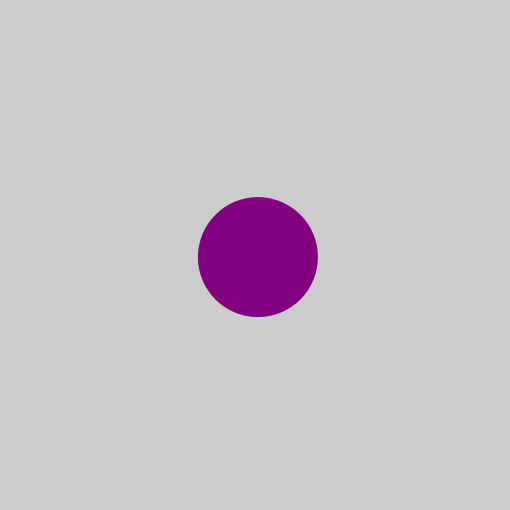
Frame 1 (no input)
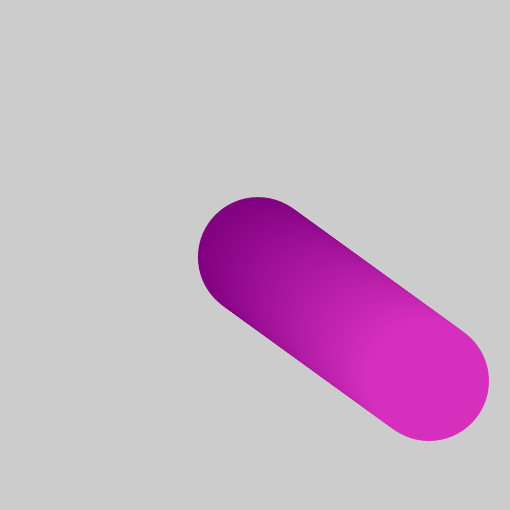
Frame 60 (the mouse pressed at the canvas centre just before this capture)
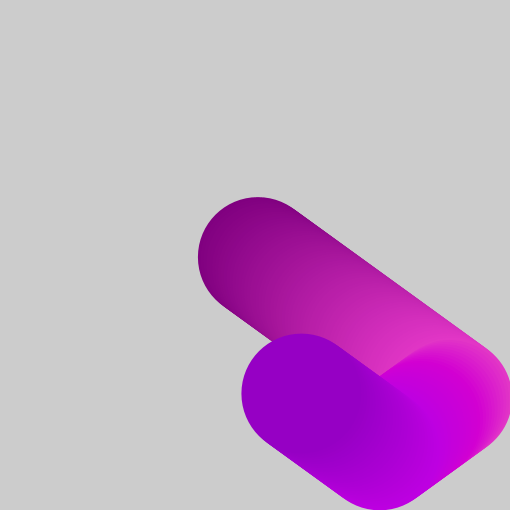
Frame 120 (the mouse held since frame 60 and released just before this capture)

The Processing sketch that drew these frames (run headless with seeded random() and noise(); from frame 60 on, the mouse is pressed at the canvas centre):

// Processing sketch: Bola_que_quica_e_muda_de_cor
// ── Bola_que_quica_e_muda_de_cor.pde
int rad = 60;        // Width of the shape
float xpos, ypos;    // Starting position of shape    

float xspeed = 2.9;  // Speed of the shape
float yspeed = 2.1;  // Speed of the shape

int xdirection = 1;  // Left or Right
int ydirection = 1;  // Top to Bottom


void setup() 
{
  size(510, 510);
  noStroke();
  frameRate(30);
  ellipseMode(RADIUS);
  // Set the starting position of the shape
  xpos = width/2;
  ypos = height/2;
}

void draw() 
{
  
  // Update the position of the shape
  xpos = xpos + ( xspeed * xdirection );
  ypos = ypos + ( yspeed * ydirection );
  
  // Test to see if the shape exceeds the boundaries of the screen
  // If it does, reverse its direction by multiplying by -1
  if (xpos > width-rad || xpos < rad) {
    xdirection *= -1;
  }
  if (ypos > height-rad || ypos < rad) {
    ydirection *= -1;
  }

  // Draw the shape
  fill(xpos/2, xpos-ypos, ypos/2);
  ellipse(xpos, ypos, rad, rad);
}
